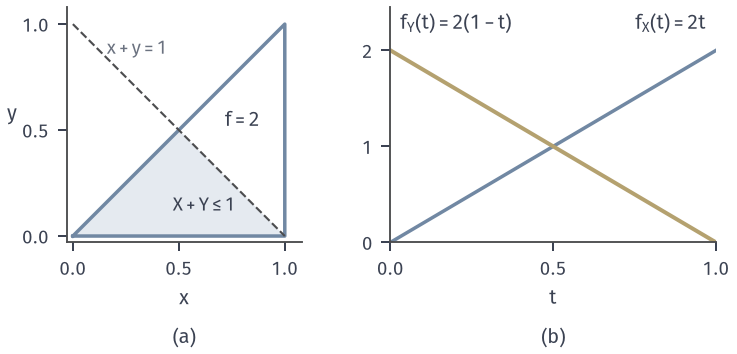

Write the Python code that produced this figure.
"""Uniform density 2 on the triangle 0<=y<=x<=1: event {X+Y<=1} (prob 1/2) and the two marginals
f_X(x)=2x, f_Y(y)=2(1-y). Analytic curves, no data."""
from pathlib import Path
import sys
ROOT = next(p for p in Path(__file__).resolve().parents if (p/'build.sh').is_file() and (p/'tex/book.tex').is_file())
sys.path.insert(0, str(ROOT/'figures/00-shared/mathematical-preliminaries-upper/00-shared/comprehension-figures'))
from support import figure, save, BLUE, GREEN, YELLOW, RED, PURPLE, INK, MUTED, GRID, BLUE_FILL, GREEN_FILL, YELLOW_FILL, RED_FILL, PURPLE_FILL
import numpy as np
STROKE='#4C4D4F'
fig, (a, b) = figure(width_mm=104, height_mm=50, ncols=2)
# (a)
a.fill([0, 1, 0.5], [0, 0, 0.5], color=BLUE_FILL, lw=0)
a.plot([0, 1, 1, 0], [0, 0, 1, 0], color=BLUE, lw=1.4)
a.plot([0, 1], [1, 0], color=STROKE, lw=0.85, ls='--')
a.text(0.62, 0.12, r'$X+Y\leq 1$', ha='center', fontsize=7.5)
a.text(0.80, 0.52, r'$f=2$', ha='center', color=INK)
a.text(0.16, 0.86, r'$x+y=1$', color=MUTED, fontsize=7.5)
a.set_xlim(-0.03, 1.08); a.set_ylim(-0.03, 1.08); a.set_aspect('equal')
a.set_xticks([0, 0.5, 1]); a.set_yticks([0, 0.5, 1])
a.set_xlabel('$x$'); a.set_ylabel('$y$', rotation=0)
# (b)
t = np.linspace(0, 1, 200)
b.plot(t, 2*t, color=BLUE, lw=1.4)
b.plot(t, 2*(1-t), color=YELLOW, lw=1.6)
b.text(0.97, 2.22, r'$f_X(t)=2t$', ha='right', color=INK)
b.text(0.03, 2.22, r'$f_Y(t)=2(1-t)$', ha='left', color=INK)
b.set_xlim(0, 1); b.set_ylim(0, 2.45); b.set_xticks([0, 0.5, 1]); b.set_yticks([0, 1, 2])
b.set_xlabel('$t$')
for ax, s in ((a, '(a)'), (b, '(b)')):
    ax.text(0.5, -0.36, s, transform=ax.transAxes, ha='center', va='top')
save(fig, Path(__file__).resolve().parent, 'figure', {'density': '2 on 0<=y<=x<=1', 'P(X+Y<=1)': 0.5, 'f_X': '2x', 'f_Y': '2(1-y)'})
